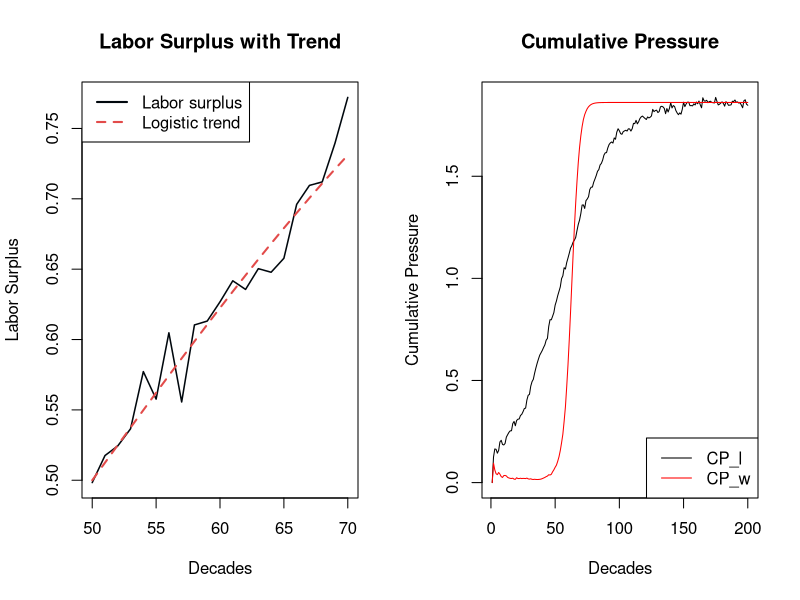
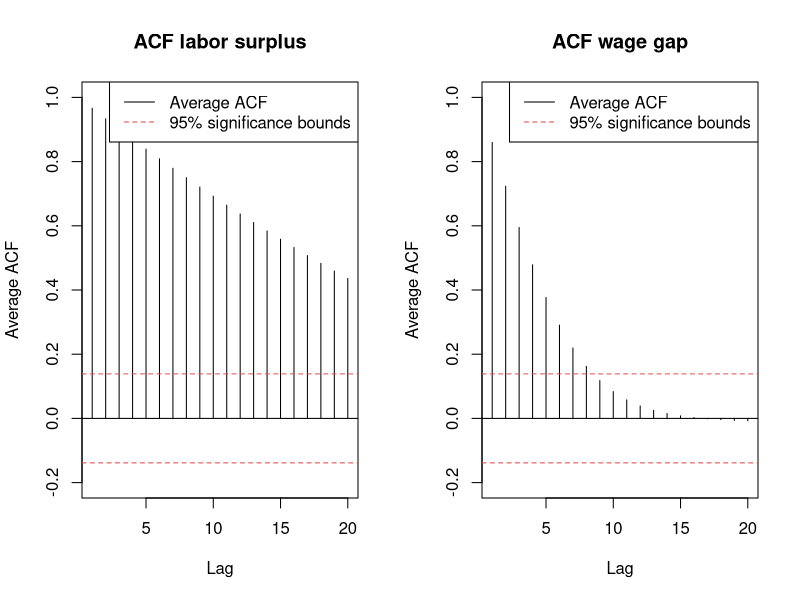
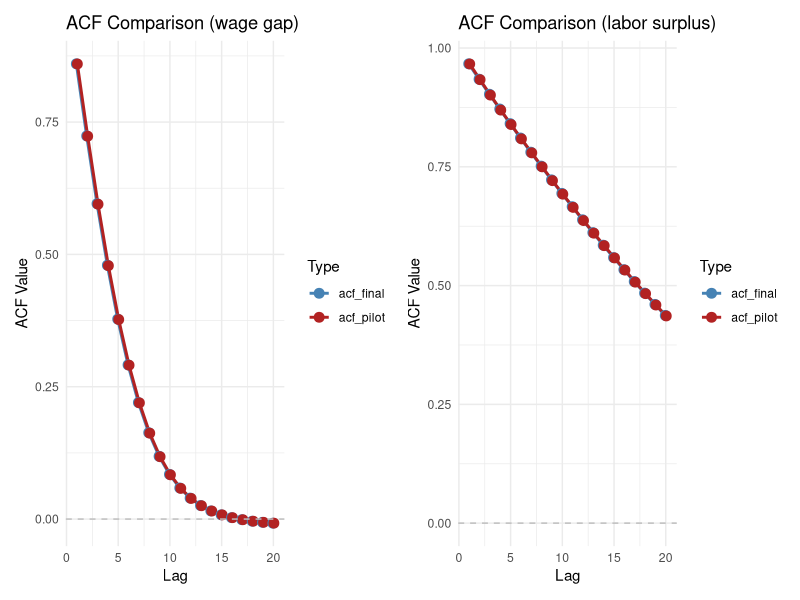
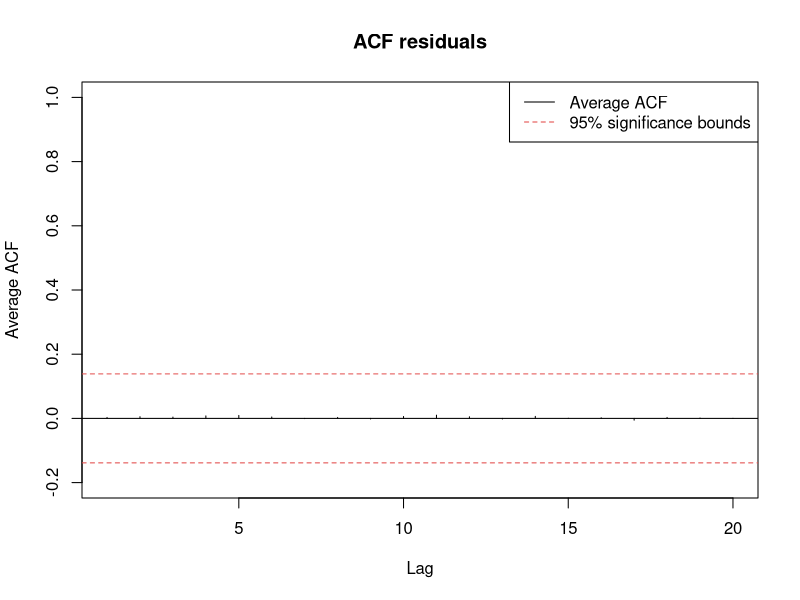
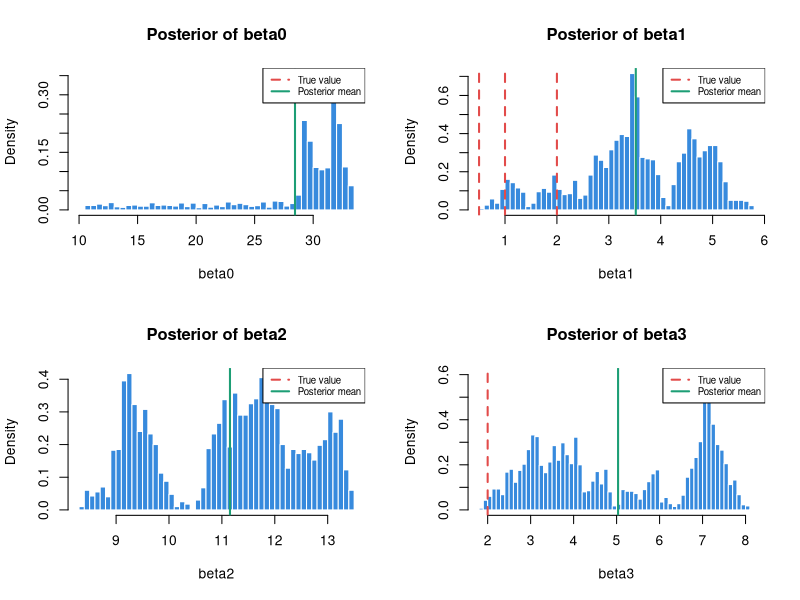

Recreate these plots in R, in order.
## ---- chunk 1
library(dplyr)
library(ggplot2)
library(tidyr)
library(sandwich)
library(lmtest)
library(patchwork)
library(MASS)
## ---- chunk 2
set.seed(123)
## ---- chunk 3
N_pilot <- 10
T_pilot <- 200
## ---- chunk 4
# labor_surplus parameters
K_l <- 1
r_l <- .05
t0_l  <- 50
A <- .2
P <- 5
delta_l <- .43
## ---- chunk 5
func_labor_surplus <- function(N,T) {
  
  labor_surplus <- matrix(NA, nrow = T , ncol = N)
  for (n in 1:N) {
    for (t in 1:T) {
    
      logistic_trend <- K_l/(1+exp(-r_l*(t-t0_l)))
      oscillation <- A * exp(-delta_l*t) * sin((2*t*pi)/P)
      epsilon <- rnorm(1, mean = 0, sd = .02)
    
      labor_surplus[t, n] <- logistic_trend + oscillation + epsilon
    }
  }
  return(labor_surplus)
}
## ---- chunk 6
labor_surplus <- func_labor_surplus(N_pilot, T_pilot)
head(labor_surplus)
## ---- chunk 7
# wage_gap parameters
K_w <- 1
r_base <- .03
alpha <- .5
t0_w <- 60
## ---- chunk 8
func_wage_gap <- function(N, T, lab){
  
  wage_gap <- matrix(NA, nrow = T , ncol = N)
  for (n in 1:N) {
    for (t in 1:T) {
    
      if (t == 1) {r_w <- r_base} else {r_w <- r_base + alpha*(lab[t-1, n])}
    
     wage_gap[t,n]<- K_w/(1+exp(-r_w*(t-t0_w)))
    }
  }
  return(wage_gap)
}
## ---- chunk 9
wage_gap <- func_wage_gap(N_pilot, T_pilot, labor_surplus)
head(wage_gap)
## ---- chunk 10
# decay parameter (cumulative pressure)
delta_c <- 0.43
## ---- chunk 11
cp <- function(N, T, lab, wag) {
  
  CP_l <- matrix(NA, nrow = T , ncol = N)
  CP_w <- matrix(NA, nrow = T , ncol = N)

  for (n in 1:N){
    for (t in 1:T){
    
    # cumulative pressure is only meaningful at t=2
      if (t==1){
        CP_l[t, n] <- 0
        CP_w[t, n] <- 0
      }
      else {
      
        cpsum_l <- 0
        cpsum_w <- 0
      
        for (k in 1:(t-1)){
          cpsum_l <- cpsum_l + lab[t-k, n] * exp(-delta_c*k)
          cpsum_w <- cpsum_w + wag[t-k, n] * exp(-delta_c*k)
      }
      
        CP_l[t, n] <- cpsum_l
        CP_w[t, n] <- cpsum_w
      }
    }
  }
  return( list(CP_l = CP_l, CP_w = CP_w) )
}

## ---- chunk 12
result <- cp(N_pilot, T_pilot, labor_surplus, wage_gap)
CP_w <- result$CP_w
CP_l <- result$CP_l
## ---- chunk 13
head(CP_l)
## ---- chunk 14
head(CP_w)
## ---- chunk 15
n <- 70
s <- 50
trend_l <- K_l / (1 + exp(-r_l * (s:n - t0_l)))
 
par(mfrow = c(1,2))

plot(s:n, labor_surplus[s:n, 1], type = "n",
     xlab = "Decades", ylab = "Labor Surplus",
     main = "Labor Surplus with Trend")
lines(s:n, labor_surplus[s:n, 1], col = "#00070d", lwd = 1.5)
lines(s:n, trend_l, col = "#E24B4A", lty = 2, lwd = 2)
legend("topleft",
       legend = c("Labor surplus", "Logistic trend"),
       col = c("#00070d", "#E24B4A"),
       lty = c(1, 2, 1, 1), lwd = 2)

plot(1:T_pilot, CP_l[,1], type = "l", 
     xlab = "Decades", ylab = "Cumulative Pressure",
     main = "Cumulative Pressure")
lines(1:T_pilot, CP_w[,1],col ="red")
legend("bottomright", legend = c("CP_l", "CP_w"), col = c("black", "red"), lty = 1)

par(mfrow = c(1, 1))
## ---- chunk 16
lag_max <- 20 
acf_matrix_l <- matrix(NA, nrow = lag_max , ncol = N_pilot)
acf_matrix_w <- matrix(NA, nrow = lag_max , ncol = N_pilot)
## ---- chunk 17
acf_func <- function(lag_max, acf_matrix, N, T, t0, CP) {
  for (s in 1:N){
    cps <- CP[t0:T, s]
    acf_matrix[,s] <- acf(cps, 
                          lag.max = lag_max,
                          plot = FALSE)$acf[-1]
  }
  acf_avg <- rowMeans(acf_matrix)
  return(acf_avg)
}
## ---- chunk 18
acf_avg_l <- acf_func(lag_max, acf_matrix_l, N_pilot, T_pilot, t0_l, CP_l)
acf_avg_w <- acf_func(lag_max, acf_matrix_w, N_pilot, T_pilot, t0_w, CP_w)
## ---- chunk 19
acf_plot <- function(acf, T, title = "Average ACF"){
  
   plot(1:lag_max, acf,
         type = "h",
         xlab = "Lag",
         ylab = "Average ACF",
         main = title,
         ylim = c(-0.2, 1))
    abline(h = 0)
          # Significance bounds
    abline(h =  1.96 / sqrt(T), lty = 2, col = "#E24B4A")
    abline(h = -1.96 / sqrt(T), lty = 2, col = "#E24B4A")
        
    legend("topright",
            legend = c("Average ACF", "95% significance bounds"),
            col    = c("black", "#E24B4A"),
            lty    = c(1, 2))
  
}
## ---- chunk 20
par(mfrow = c(1,2))
acf_plot(acf_avg_l, T_pilot, title = "ACF labor surplus")
acf_plot(acf_avg_w, T_pilot, title = "ACF wage gap" )

par(mfrow = c(1,1))
## ---- chunk 21
# Labor surplus
Tl_obs <- T_pilot - round(t0_l)
Tl_eff <- Tl_obs/(1+2*sum(acf_avg_l))

# Wage gap
Tw_obs <- T_pilot - round(t0_w)
Tw_eff <- Tw_obs/(1+2*sum(acf_avg_w))

ratio_w <- Tw_eff/Tw_obs
ratio_l <- Tl_eff/Tl_obs

cat("Effective sample size — labor surplus:",
    round(Tl_eff, 3), "\n")
cat("Effective sample size — wage gap:",
    round(Tw_eff, 3), "\n")
cat("Efficiency ratio — wage gap:", 
    round(ratio_w, 3), "\n")
cat("Efficiency ratio — labor surplus:", 
    round(ratio_l, 3), "\n")
cat("Usable decades — labor surplus:", Tl_obs, "\n")
cat("Usable decades — wage gap:", Tw_obs)
## ---- chunk 22
p <- c(0.001, 0.005, 0.01, 0.02, 0.05)
beta0_values <- qlogis(p)
epv <- 30
T_eff_binding <- Tw_eff

# N calculation for each p
sensitivity_analysis <- data.frame(
  crisis_prob = p ,
  beta0 = round(beta0_values, 4), 
  N_needed = ceiling(epv/(T_eff_binding*p))
)

print(sensitivity_analysis)
## ---- chunk 23
beta0 <- -5.2933	
beta1 <- 1.0   # wage gap effect — moderate
beta2 <- 0.5   # labor surplus effect — smaller alone
beta3 <- 2.0   # interaction — largest, captures Marx's threshold
## ---- chunk 24
y_func <- function(beta0, beta1, beta2, beta3, CP_l, CP_w, T, N) {
  
  z <- beta0 + (beta1*CP_w) + (beta2*CP_l) + (beta3*CP_l*CP_w)
  p_crisis <- 1/(1+exp(-z))
  
  y <- matrix(rbinom(T*N, size = 1, prob = p_crisis), 
              ncol = N, nrow = T)
  
  return(y)
}
## ---- chunk 25
y_pilot <- y_func(beta0, beta1, beta2, beta3, CP_l, CP_w, T_pilot, N_pilot)
## ---- chunk 26
head(y_pilot)
## ---- chunk 27
N_final <- 389
T_final <- 200
## ---- chunk 28
# Generate labor surplus , wage gap, CP_l, CP_w, y with N_final, T_final 
labor_surplus_fin <- func_labor_surplus(N_final, T_final)
wage_gap_fin <- func_wage_gap(N_final, T_final, labor_surplus_fin)

cp_fin <- cp(N_final, T_final, labor_surplus_fin, wage_gap_fin)
CPfin_l <- cp_fin$CP_l
CPfin_w <- cp_fin$CP_w

y_final <- y_func(beta0, beta1, beta2, beta3, CPfin_l, CPfin_w, T_final, N_final)
## ---- chunk 29
# crisis event count comparison
data.frame (
  Simulation = c("Pilot","Final"),
  N = c(N_pilot, N_final),
  T = c(T_pilot, T_final),
  Total_crisis = c(sum(y_pilot), sum(y_final))
    )
## ---- chunk 30
df_long <- data.frame(
  society = rep(1:N_final, each = T_final), 
  decade = rep(1:T_final, times = N_final), 
  CP_w = as.vector(CPfin_w), 
  CP_l = as.vector(CPfin_l), 
  y = as.vector(y_final)
)
## ---- chunk 31
model <- glm(y~CP_w+CP_l+CP_w:CP_l, 
             data = df_long, 
             family = binomial(link = "logit"))
summary(model)
## ---- chunk 32
X <- cbind(
  intercept = 1, 
  CP_w = as.vector(CPfin_w), 
  CP_l = as.vector(CPfin_l), 
  interaction = as.vector(CPfin_w)*as.vector(CPfin_l)
)

y_vec <- as.vector(y_final)
## ---- chunk 33
log_likelihood <- function(beta, X, y) {
  
  z <- X %*% beta
  p <- 1/(1+exp(-z))
  ll <- sum(y*log(p + 1e-10) + (1-y)*log(1-p  + 1e-10))
  
  return(-ll)
}
## ---- chunk 34
results <- optim(
    par = c(0,0,0,0),
    fn = log_likelihood,
    X = X, 
    y = y_vec, 
    method = "BFGS", 
    hessian = TRUE
  )
## ---- chunk 35
data.frame(
  true = c(beta0, beta1, beta2, beta3), 
  estimated_1 = c(coef(model)), 
  estimated_2 = c(results$par)
)
## ---- chunk 36
acfin_matrix_l <- matrix(NA, nrow = lag_max , ncol = N_final)
acfin_matrix_w <- matrix(NA, nrow = lag_max , ncol = N_final)

acfin_avg_l <- acf_func(lag_max, acfin_matrix_l, N_final, T_final, t0_l, CPfin_l)
acfin_avg_w <- acf_func(lag_max, acfin_matrix_w, N_final, T_final, t0_w, CPfin_w)
## ---- chunk 37
# compare acf pilot and acf final for labor surplus
acf_comp_l<- data.frame(lag = 1:lag_max, 
                        acf_final = acfin_avg_l, 
                        acf_pilot = acf_avg_l)

# compare acf pilot and acf final for wage gap
acf_comp_w <- data.frame(lag = 1:lag_max, 
                         acf_final = acfin_avg_w, 
                         acf_pilot = acf_avg_w)
## ---- chunk 38
acf_comparison <- function(acf_comp, title = "ACF Comparison: Final vs Pilot"){
  
  # convert to long format 
  acf_long <- pivot_longer(acf_comp, 
                           cols = c(acf_final, acf_pilot), 
                           names_to = "Type", 
                           values_to = "ACF_Values")
  
  p <- ggplot(acf_long, aes(x = lag, y = ACF_Values, color = Type, group = Type)) +
    geom_line(position = position_dodge(width = 0.2), linewidth = 1) + 
    geom_point(position = position_dodge(width = 0.2), size = 3) + 
    geom_hline(yintercept = 0, linetype = "dashed", color = "gray") +
    theme_minimal() +
   
    labs(title = title,        
         x = "Lag", 
         y = "ACF Value") +
    scale_color_manual(values = c("acf_final" = "steelblue", "acf_pilot" = "firebrick"))
  
  # Return the plot
  return(p) 
}
## ---- chunk 39
plot_wage <- acf_comparison(acf_comp_w, title = "ACF Comparison (wage gap)" )
plot_labor <-acf_comparison(acf_comp_l, title = "ACF Comparison (labor surplus)" )
## ---- chunk 40
combined_plot <- plot_wage + plot_labor
combined_plot
## ---- chunk 41
residuals_pearson <- residuals(model, type = "pearson")
lag_max <- min(Tl_obs/4, 20)
df_long_ord <- df_long %>% arrange(society, decade)
acf_resid_matrix <- matrix (NA, nrow = lag_max, ncol = N_final)


for (s in 1:N_final){
  # Extract the residuals for society s
  res_s <- residuals_pearson[df_long$society == s]
  acf_resid_matrix[,s]<-acf(res_s, lag_max, plot = FALSE)$acf[-1]
}

avg_resid_matrix <- rowMeans(acf_resid_matrix)
## ---- chunk 42
acf_plot(avg_resid_matrix, T_final, title = "ACF residuals")
## ---- chunk 43
# log prior function 
log_prior <- function(beta){
  # beta0~Normal(0, 10)
  # beta1, beta2, beta3~Normal(0, 5)
  dnorm(beta[1], 0, 10, log = TRUE)+ 
  dnorm(beta[2], 0, 5, log = TRUE)+ 
  dnorm(beta[3], 0, 5, log = TRUE)+ 
  dnorm(beta[4], 0, 5, log = TRUE)
}

# Same log_likehood as we use in the manual implementation of the logistic regression.
log_posterior <- function(beta, X, y){
  log_prior(beta) + log_likelihood(beta, X, y)
}
## ---- chunk 44
manual_metropolis_hasting <- function(X, y, n_iter = 5000, proposal_sd = .05, model){
  
  # initialize the storage
  samples <- matrix(NA, nrow = n_iter, ncol = 4)
  colnames(samples) <- c("beta0","beta1","beta2", "beta3")
  
  # starting point 
  beta_current <- coef(model)
  
  # initialize the acceptance
  acceptance <- 0
  
  for (i in 1:n_iter){
    # add random noise to beta_current to get the beta_proposed
    beta_proposed <- beta_current + rnorm(4, mean = 0, sd = proposal_sd)
    # compute the log posterior ratio
    log_ratio <- log_posterior(beta_proposed, X, y) - log_posterior(beta_current, X, y)
    # accept or reject 
    if (log(runif(1)) < log_ratio) {
      beta_current <- beta_proposed # update beta_current
      acceptance <- acceptance + 1
    }
    samples[i,] <- beta_current
  }
  cat("Acceptance rate: ", round(acceptance/n_iter, 3), "\n")
  
  return(samples)
}
## ---- chunk 45
set.seed(42)
mcmc_samples <- manual_metropolis_hasting(X, y_vec, n_iter = 5000, proposal_sd = .05, model)
## ---- chunk 46
# discard warm up 
warm_up <- 1000 
post_samples <- mcmc_samples[(warm_up+1):(nrow(mcmc_samples)), ]

par(mfrow = c(2,2))
for(j in 1:4){
  param_name <- colnames(post_samples)[j]
  true_value <- c(beta0, beta1, beta2, beta3)
  
  hist(post_samples[,j], 
       breaks = 50, 
       main   = paste("Posterior of", param_name),
       xlab   = param_name,
       col    = "#378ADD",
       border = "white",
       freq   = FALSE)
  
    # True value
  abline(v = true_value, col = "#E24B4A", lwd = 2, lty = 2)
  
  # Posterior mean
  abline(v = mean(post_samples[, j]), 
         col = "#1D9E75", lwd = 2)
  
  legend("topright",
         legend = c("True value", "Posterior mean"),
         col    = c("#E24B4A", "#1D9E75"),
         lty    = c(2, 1), lwd = 2, cex = 0.7)
}
par(mfrow = c(1, 1))
